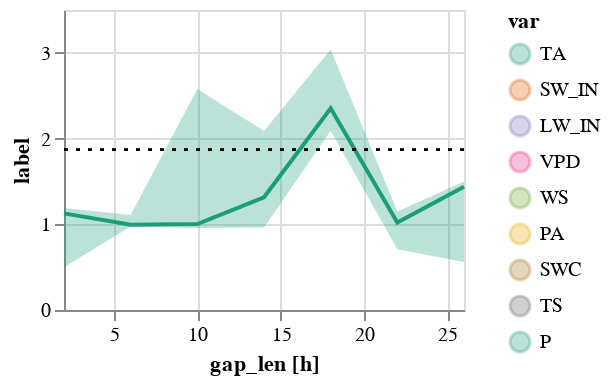

Notebook code for this chart:
### Code cell
_plot_gap_len(gap_len_agg[gap_len_agg['var'] == 'TA'][gap_len_agg['method'] == 'ERA'], "label")

### Figure 1 — Vega-Lite specification as saved in the notebook (floating-point values rounded to 4 significant figures)
{"config": {"view": {"continuousWidth": 300, "continuousHeight": 300}}, "layer": [{"mark": "line", "encoding": {"color": {"field": "var", "scale": {"domain": ["TA", "SW_IN", "LW_IN", "VPD", "WS", "PA", "SWC", "TS", "P"], "range": ["#1B9E77", "#D95F02", "#7570B3", "#E7298A", "#66A61E", "#E6AB02", "#A6761D", "#666666"]}, "type": "nominal"}, "x": {"axis": {"labelAngle": 0}, "field": "gap_len", "title": "gap_len [h]", "type": "quantitative"}, "y": {"field": "median", "title": "label", "type": "quantitative"}}}, {"mark": "errorband", "encoding": {"color": {"field": "var", "type": "nominal"}, "x": {"field": "gap_len", "type": "quantitative"}, "y": {"field": "Q1", "title": "label", "type": "quantitative"}, "y2": {"field": "Q3"}}}, {"mark": {"type": "rule", "strokeDash": [2, 4]}, "encoding": {"y": {"datum": 1.871}}}], "data": {"name": "data-cdc86819f3bcdfceeda47bc569e7489f"}, "height": 150, "width": 200, "$schema": "https://vega.github.io/schema/vega-lite/v5.2.0.json", "datasets": {"data-cdc86819f3bcdfceeda47bc569e7489f": [{"var": "TA", "gap_len": 2, "method": "ERA", "median": 1.127, "Q1": 0.5002, "Q3": 1.19, "min": 0.4842, "max": 3.933, "era_rmse": 1.871}, {"var": "TA", "gap_len": 14, "method": "ERA", "median": 1.316, "Q1": 0.9636, "Q3": 2.088, "min": 0.3691, "max": 2.094, "era_rmse": 1.871}, {"var": "TA", "gap_len": 10, "method": "ERA", "median": 1.002, "Q1": 0.9574, "Q3": 2.58, "min": 0.8493, "max": 4.742, "era_rmse": 1.871}, {"var": "TA", "gap_len": 6, "method": "ERA", "median": 0.9954, "Q1": 0.973, "Q3": 1.108, "min": 0.3774, "max": 1.175, "era_rmse": 1.871}, {"var": "TA", "gap_len": 22, "method": "ERA", "median": 1.021, "Q1": 0.7102, "Q3": 1.148, "min": 0.203, "max": 1.658, "era_rmse": 1.871}, {"var": "TA", "gap_len": 26, "method": "ERA", "median": 1.438, "Q1": 0.5602, "Q3": 1.499, "min": 0.5263, "max": 3.978, "era_rmse": 1.871}, {"var": "TA", "gap_len": 18, "method": "ERA", "median": 2.353, "Q1": 2.09, "Q3": 3.038, "min": 1.785, "max": 6.662, "era_rmse": 1.871}]}}
